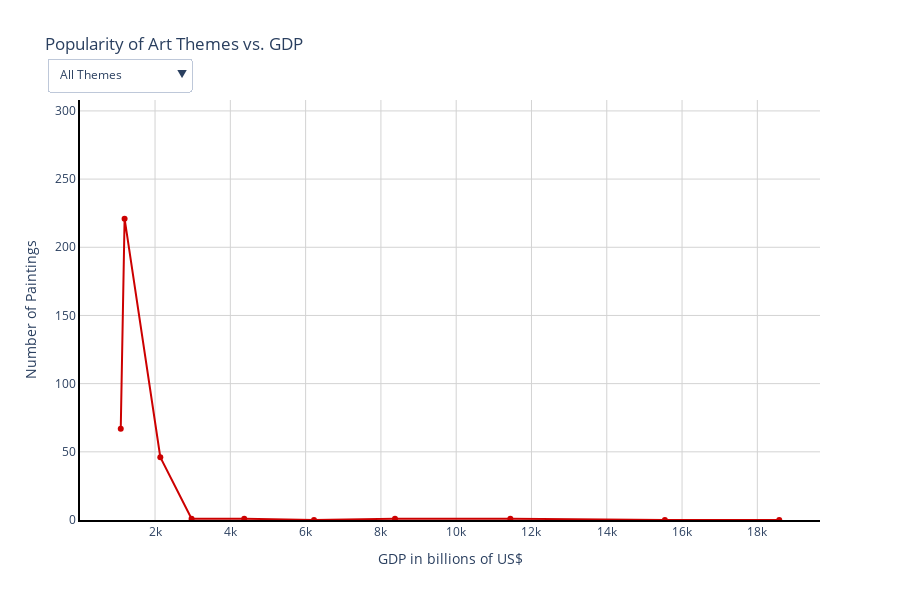

Notebook source saved alongside this figure:
### Markdown cell above
This graph below shows the effect of GDP on any art theme

### Code cell
# Function to generate high-contrast colors
def generate_colors(n):
    colors = []
    for i in range(n):
        hue = (i * 137.5) % 360  # Spread colors around the HSL wheel
        rgb = colorsys.hls_to_rgb(hue / 360, 0.4, 1.0)  # Ensure mid-brightness
        hex_color = "#{:02x}{:02x}{:02x}".format(
            int(rgb[0] * 255), int(rgb[1] * 255), int(rgb[2] * 255)
        )
        colors.append(hex_color)
    return colors

# Generate a color list with good contrast
colors = generate_colors(len(art_themes))

# Calculate the average effect of GDP on paintings
average_paintings = np.mean(paintings_data, axis=1)

# Initialize figure
fig = go.Figure()

# Add traces for each art theme
for i, theme in enumerate(art_themes):
    fig.add_trace(
        go.Scatter(
            x=GDP_decade,
            y=paintings_data[:, i],
            name=theme,
            visible=(i == 0),
            line=dict(color=colors[i])
        )
    )

# Add a trace for the average effect (initially hidden)
fig.add_trace(
    go.Scatter(
        x=GDP_decade,
        y=average_paintings,
        name="Average Effect",
        visible=False,  # Initially hidden
        line=dict(color="black", width=3, dash="dashdot")  # Black dashed line
    )
)

# Create dropdown menu options
dropdown_options = [
    {
        "label": "All Themes",
        "method": "update",
        "args": [
            {"visible": [True] * len(art_themes) + [False]},  # Show all themes, hide average
            {"title": "Popularity of All Art Themes vs. GDP"}
        ]
    },
    {
        "label": "Average Effect",
        "method": "update",
        "args": [
            {"visible": [False] * len(art_themes) + [True]},  # Hide all themes, show average
            {"title": "Average Effect of GDP on Number of Paintings"}
        ]
    }
]

# Add individual theme options
dropdown_options.extend([
    {
        "label": theme,
        "method": "update",
        "args": [
            {"visible": [j == i for j in range(len(art_themes))] + [False]},  # Show only selected theme, hide average
            {"title": f"Popularity of {theme} vs. GDP"}
        ]
    }
    for i, theme in enumerate(art_themes)
])

# Apply layout fixes (White background, black y-axis, dark gray x-axis)
fig.update_layout(
    width=900, 
    height=600, 
    paper_bgcolor="rgba(0,0,0,0)",  
    plot_bgcolor="rgba(0,0,0,0)",
    xaxis=dict(
        showgrid=True,
        gridcolor="lightgray",
        showline=True,
        linecolor="black",
        linewidth=2,
    ),
    yaxis=dict(
        showgrid=True,
        gridcolor="lightgray",
        showline=True, 
        linecolor="black",  
        linewidth=2, 
        range=[0, np.max(paintings_data)],
    ),
    updatemenus=[
        {
            "buttons": dropdown_options,
            "direction": "down",
            "showactive": True,
            "x": 0.15,  
            "y": 1.1
        }
    ],
    title="Popularity of Art Themes vs. GDP",
    xaxis_title="GDP in billions of US$",
    yaxis_title="Number of Paintings",
)

# Display the figure
fig.show()

# Save as an interactive HTML file
pio.write_html(fig, "../../website/figures/interactive_plot.html")

### Figure 1 — Plotly figure (JSON) as saved in the notebook; plotly's stock layout.template omitted (floating-point values rounded to 4 significant figures)
{"data": [{"line": {"color": "#cc0000"}, "name": "Animals", "type": "scatter", "visible": true, "x": [1089, 1191, 2140, 2970, 4369, 6223, 8374, 11439, 15544, 18582], "y": [67, 221, 46, 1, 1, 0, 1, 1, 0, 0]}, {"line": {"color": "#00cc3b"}, "name": "Architecture", "type": "scatter", "visible": false, "x": [1089, 1191, 2140, 2970, 4369, 6223, 8374, 11439, 15544, 18582], "y": [156, 308, 85, 8, 1, 4, 0, 2, 2, 0]}, {"line": {"color": "#7600cc"}, "name": "Botanical study", "type": "scatter", "visible": false, "x": [1089, 1191, 2140, 2970, 4369, 6223, 8374, 11439, 15544, 18582], "y": [152, 269, 17, 0, 0, 0, 0, 0, 0, 0]}, {"line": {"color": "#ccb200"}, "name": "Cityscapes", "type": "scatter", "visible": false, "x": [1089, 1191, 2140, 2970, 4369, 6223, 8374, 11439, 15544, 18582], "y": [52, 135, 29, 0, 0, 2, 0, 0, 0, 0]}, {"line": {"color": "#00a9cc"}, "name": "Clothing and dress", "type": "scatter", "visible": false, "x": [1089, 1191, 2140, 2970, 4369, 6223, 8374, 11439, 15544, 18582], "y": [33, 68, 28, 1, 1, 0, 5, 0, 1, 0]}, {"line": {"color": "#cc006e"}, "name": "Domestic", "type": "scatter", "visible": false, "x": [1089, 1191, 2140, 2970, 4369, 6223, 8374, 11439, 15544, 18582], "y": [42, 82, 42, 5, 1, 0, 0, 2, 0, 0]}, {"line": {"color": "#32cc00"}, "name": "Dress accessories", "type": "scatter", "visible": false, "x": [1089, 1191, 2140, 2970, 4369, 6223, 8374, 11439, 15544, 18582], "y": [32, 59, 14, 0, 2, 1, 5, 0, 1, 0]}, {"line": {"color": "#0800cc"}, "name": "Figure female", "type": "scatter", "visible": false, "x": [1089, 1191, 2140, 2970, 4369, 6223, 8374, 11439, 15544, 18582], "y": [73, 100, 28, 0, 0, 0, 0, 0, 0, 0]}, {"line": {"color": "#cc4400"}, "name": "Figure group", "type": "scatter", "visible": false, "x": [1089, 1191, 2140, 2970, 4369, 6223, 8374, 11439, 15544, 18582], "y": [108, 200, 72, 4, 4, 2, 0, 0, 2, 0]}, {"line": {"color": "#00cc7f"}, "name": "Figure male", "type": "scatter", "visible": false, "x": [1089, 1191, 2140, 2970, 4369, 6223, 8374, 11439, 15544, 18582], "y": [39, 68, 82, 1, 2, 0, 1, 0, 1, 0]}, {"line": {"color": "#ba00cc"}, "name": "Horses", "type": "scatter", "visible": false, "x": [1089, 1191, 2140, 2970, 4369, 6223, 8374, 11439, 15544, 18582], "y": [18, 74, 13, 0, 0, 0, 0, 0, 0, 0]}, {"line": {"color": "#a1cc00"}, "name": "Landscapes", "type": "scatter", "visible": false, "x": [1089, 1191, 2140, 2970, 4369, 6223, 8374, 11439, 15544, 18582], "y": [200, 305, 93, 5, 3, 2, 0, 1, 1, 0]}, {"line": {"color": "#0065cc"}, "name": "Men", "type": "scatter", "visible": false, "x": [1089, 1191, 2140, 2970, 4369, 6223, 8374, 11439, 15544, 18582], "y": [62, 157, 29, 2, 4, 0, 20, 0, 3, 0]}, {"line": {"color": "#cc002a"}, "name": "Mountains", "type": "scatter", "visible": false, "x": [1089, 1191, 2140, 2970, 4369, 6223, 8374, 11439, 15544, 18582], "y": [26, 55, 13, 1, 0, 0, 0, 0, 1, 0]}, {"line": {"color": "#00cc11"}, "name": "Nudity", "type": "scatter", "visible": false, "x": [1089, 1191, 2140, 2970, 4369, 6223, 8374, 11439, 15544, 18582], "y": [43, 80, 7, 0, 0, 0, 0, 0, 0, 0]}, {"line": {"color": "#4c00cc"}, "name": "Occupations", "type": "scatter", "visible": false, "x": [1089, 1191, 2140, 2970, 4369, 6223, 8374, 11439, 15544, 18582], "y": [69, 138, 82, 2, 2, 1, 1, 1, 0, 0]}, {"line": {"color": "#cc8800"}, "name": "Portraits", "type": "scatter", "visible": false, "x": [1089, 1191, 2140, 2970, 4369, 6223, 8374, 11439, 15544, 18582], "y": [88, 169, 23, 4, 4, 1, 31, 0, 3, 1]}, {"line": {"color": "#00ccc3"}, "name": "Religion", "type": "scatter", "visible": false, "x": [1089, 1191, 2140, 2970, 4369, 6223, 8374, 11439, 15544, 18582], "y": [40, 76, 14, 3, 0, 0, 0, 0, 0, 1]}, {"line": {"color": "#cc0098"}, "name": "Trees", "type": "scatter", "visible": false, "x": [1089, 1191, 2140, 2970, 4369, 6223, 8374, 11439, 15544, 18582], "y": [34, 65, 9, 1, 0, 0, 0, 0, 0, 0]}, {"line": {"color": "#5dcc00"}, "name": "Women", "type": "scatter", "visible": false, "x": [1089, 1191, 2140, 2970, 4369, 6223, 8374, 11439, 15544, 18582], "y": [47, 66, 16, 2, 0, 2, 14, 0, 0, 0]}, {"line": {"color": "black", "dash": "dashdot", "width": 3}, "name": "Average Effect", "type": "scatter", "visible": false, "x": [1089, 1191, 2140, 2970, 4369, 6223, 8374, 11439, 15544, 18582], "y": [69.05, 134.8, 37.1, 2, 1.25, 0.75, 3.9, 0.35, 0.75, 0.1]}], "layout": {"height": 600, "paper_bgcolor": "rgba(0,0,0,0)", "plot_bgcolor": "rgba(0,0,0,0)", "title": {"text": "Popularity of Art Themes vs. GDP"}, "updatemenus": [{"buttons": [{"args": [{"visible": [true, true, true, true, true, true, true, true, true, true, true, true, true, true, true, true, true, true, true, true, false]}, {"title": "Popularity of All Art Themes vs. GDP"}], "label": "All Themes", "method": "update"}, {"args": [{"visible": [false, false, false, false, false, false, false, false, false, false, false, false, false, false, false, false, false, false, false, false, true]}, {"title": "Average Effect of GDP on Number of Paintings"}], "label": "Average Effect", "method": "update"}, {"args": [{"visible": [true, false, false, false, false, false, false, false, false, false, false, false, false, false, false, false, false, false, false, false, false]}, {"title": "Popularity of Animals vs. GDP"}], "label": "Animals", "method": "update"}, {"args": [{"visible": [false, true, false, false, false, false, false, false, false, false, false, false, false, false, false, false, false, false, false, false, false]}, {"title": "Popularity of Architecture vs. GDP"}], "label": "Architecture", "method": "update"}, {"args": [{"visible": [false, false, true, false, false, false, false, false, false, false, false, false, false, false, false, false, false, false, false, false, false]}, {"title": "Popularity of Botanical study vs. GDP"}], "label": "Botanical study", "method": "update"}, {"args": [{"visible": [false, false, false, true, false, false, false, false, false, false, false, false, false, false, false, false, false, false, false, false, false]}, {"title": "Popularity of Cityscapes vs. GDP"}], "label": "Cityscapes", "method": "update"}, {"args": [{"visible": [false, false, false, false, true, false, false, false, false, false, false, false, false, false, false, false, false, false, false, false, false]}, {"title": "Popularity of Clothing and dress vs. GDP"}], "label": "Clothing and dress", "method": "update"}, {"args": [{"visible": [false, false, false, false, false, true, false, false, false, false, false, false, false, false, false, false, false, false, false, false, false]}, {"title": "Popularity of Domestic vs. GDP"}], "label": "Domestic", "method": "update"}, {"args": [{"visible": [false, false, false, false, false, false, true, false, false, false, false, false, false, false, false, false, false, false, false, false, false]}, {"title": "Popularity of Dress accessories vs. GDP"}], "label": "Dress accessories", "method": "update"}, {"args": [{"visible": [false, false, false, false, false, false, false, true, false, false, false, false, false, false, false, false, false, false, false, false, false]}, {"title": "Popularity of Figure female vs. GDP"}], "label": "Figure female", "method": "update"}, {"args": [{"visible": [false, false, false, false, false, false, false, false, true, false, false, false, false, false, false, false, false, false, false, false, false]}, {"title": "Popularity of Figure group vs. GDP"}], "label": "Figure group", "method": "update"}, {"args": [{"visible": [false, false, false, false, false, false, false, false, false, true, false, false, false, false, false, false, false, false, false, false, false]}, {"title": "Popularity of Figure male vs. GDP"}], "label": "Figure male", "method": "update"}, {"args": [{"visible": [false, false, false, false, false, false, false, false, false, false, true, false, false, false, false, false, false, false, false, false, false]}, {"title": "Popularity of Horses vs. GDP"}], "label": "Horses", "method": "update"}, {"args": [{"visible": [false, false, false, false, false, false, false, false, false, false, false, true, false, false, false, false, false, false, false, false, false]}, {"title": "Popularity of Landscapes vs. GDP"}], "label": "Landscapes", "method": "update"}, {"args": [{"visible": [false, false, false, false, false, false, false, false, false, false, false, false, true, false, false, false, false, false, false, false, false]}, {"title": "Popularity of Men vs. GDP"}], "label": "Men", "method": "update"}, {"args": [{"visible": [false, false, false, false, false, false, false, false, false, false, false, false, false, true, false, false, false, false, false, false, false]}, {"title": "Popularity of Mountains vs. GDP"}], "label": "Mountains", "method": "update"}, {"args": [{"visible": [false, false, false, false, false, false, false, false, false, false, false, false, false, false, true, false, false, false, false, false, false]}, {"title": "Popularity of Nudity vs. GDP"}], "label": "Nudity", "method": "update"}, {"args": [{"visible": [false, false, false, false, false, false, false, false, false, false, false, false, false, false, false, true, false, false, false, false, false]}, {"title": "Popularity of Occupations vs. GDP"}], "label": "Occupations", "method": "update"}, {"args": [{"visible": [false, false, false, false, false, false, false, false, false, false, false, false, false, false, false, false, true, false, false, false, false]}, {"title": "Popularity of Portraits vs. GDP"}], "label": "Portraits", "method": "update"}, {"args": [{"visible": [false, false, false, false, false, false, false, false, false, false, false, false, false, false, false, false, false, true, false, false, false]}, {"title": "Popularity of Religion vs. GDP"}], "label": "Religion", "method": "update"}, {"args": [{"visible": [false, false, false, false, false, false, false, false, false, false, false, false, false, false, false, false, false, false, true, false, false]}, {"title": "Popularity of Trees vs. GDP"}], "label": "Trees", "method": "update"}, {"args": [{"visible": [false, false, false, false, false, false, false, false, false, false, false, false, false, false, false, false, false, false, false, true, false]}, {"title": "Popularity of Women vs. GDP"}], "label": "Women", "method": "update"}], "direction": "down", "showactive": true, "x": 0.15, "y": 1.1}], "width": 900, "xaxis": {"gridcolor": "lightgray", "linecolor": "black", "linewidth": 2, "showgrid": true, "showline": true, "title": {"text": "GDP in billions of US$"}}, "yaxis": {"gridcolor": "lightgray", "linecolor": "black", "linewidth": 2, "range": [0, 308], "showgrid": true, "showline": true, "title": {"text": "Number of Paintings"}}}}
